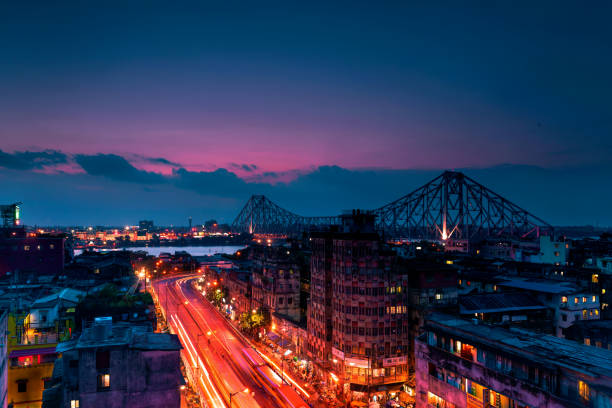
#> input picture Demo.jpg, 612 x 408 px
$ python Contrast_Streching.py
#> lines starting #> are read from the running program, lines starting #| are printed output that depends on the picture
import cv2,numpy as np
import matplotlib.pyplot as plt

img=cv2.imread('Demo.jpg',0)
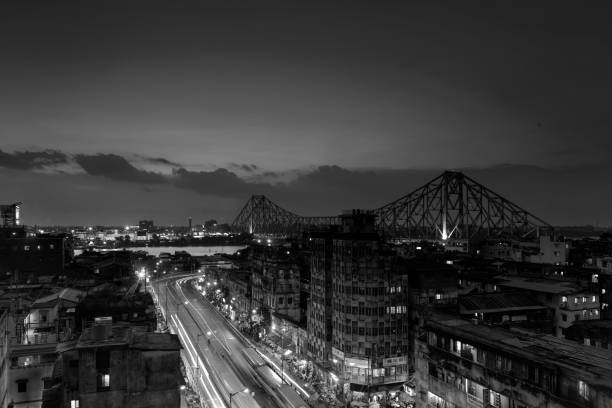
#> img: shape (408, 612); min 0, max 255, mean 56.1
# cv2.imshow('old',img)
# cv2.waitKey(0)

#before stretch
histogram=cv2.calcHist([img],[0],None,[256],[0,255])
#> histogram = 256 values, max 7305 at index 39, min 0 at index 255, mean 974.9

plt.plot(histogram)
plt.show()
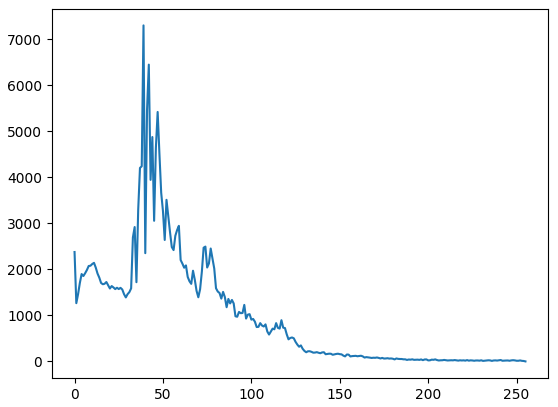
#> figure drawn by matplotlib, 1 panel; curve peaks at x = 39, y = 7305

height,width=img.shape
#> height = 408; width = 612

Lmax=255
Lmin=0
Mmax=np.max(img)
#> Mmax = 255
Mmin=np.min(img)
#> Mmin = 0

def evaluatePixel(pixel):
    global Lmax,Lmin,Mmax,Mmin
    out_pix=(((Lmax-Lmin)*(pixel-Mmin))/(Mmax-Mmin))+Lmin #formula
    return out_pix

for i in range(height):
    for j in range(width):
        img[i][j]=evaluatePixel(img[i][j])
#> this loop made 408 passes

cv2.imshow('Strechted',img)

#after strech
histogram=cv2.calcHist([img],[0],None,[256],[0,255])

plt.plot(histogram)
plt.show()
